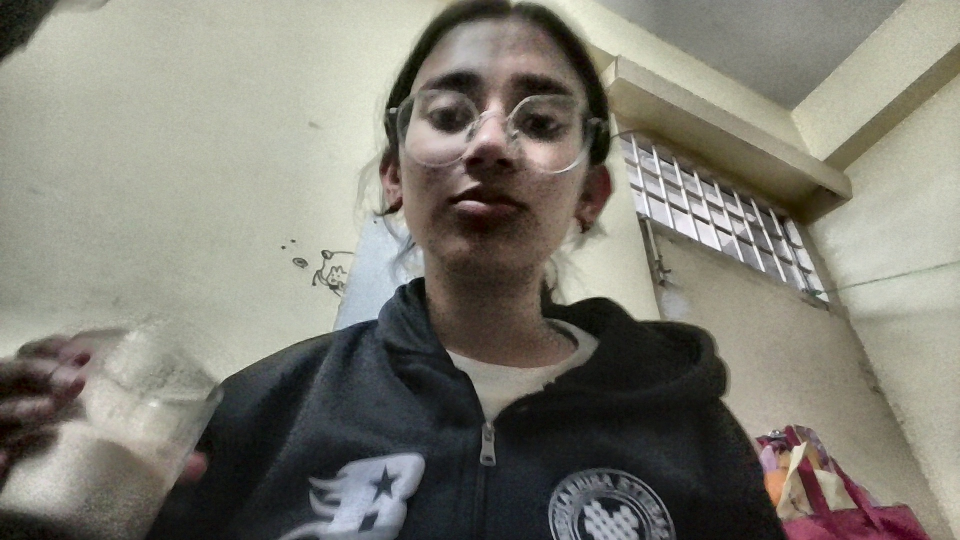
#> input picture backend/face-service/dataset/12412082@nitkkr.ac.in/1.jpg, 1920 x 1080 px (shown at 1/2 size)
$ python -i face_auth.py   (imports and definitions only)
#> lines starting #> are read from the running program, lines starting #| are printed output that depends on the picture
import base64
import cv2
import numpy as np
import requests
from deepface import DeepFace
from PIL import Image
from io import BytesIO
import urllib.parse

# [1 line not run here, left out]

# Warmup model (important for speed)
# [5 lines that did not run here, left out]

# [1 line not run here, left out]

def base64_to_image(image_base64):
    if "," in image_base64:
        image_base64 = image_base64.split(",")[1]

    img_bytes = base64.b64decode(image_base64)
    img_array = np.frombuffer(img_bytes, dtype=np.uint8)

    frame = cv2.imdecode(img_array, cv2.IMREAD_COLOR)

    if frame is None:
        raise ValueError("Live image decoding failed")

    frame = cv2.resize(frame, (640, 480))

    # Ensure 3 channels
    if len(frame.shape) == 3 and frame.shape[2] == 4:
        frame = cv2.cvtColor(frame, cv2.COLOR_BGRA2BGR)

    return frame


# ============================
# URL → OpenCV image
# ============================
# [49 lines left out: functions url_to_image, verify_face_from_base64, not called in this run]

>>> import cv2
>>> picture = cv2.imread('dataset/12412082@nitkkr.ac.in/1.jpg', cv2.IMREAD_GRAYSCALE)
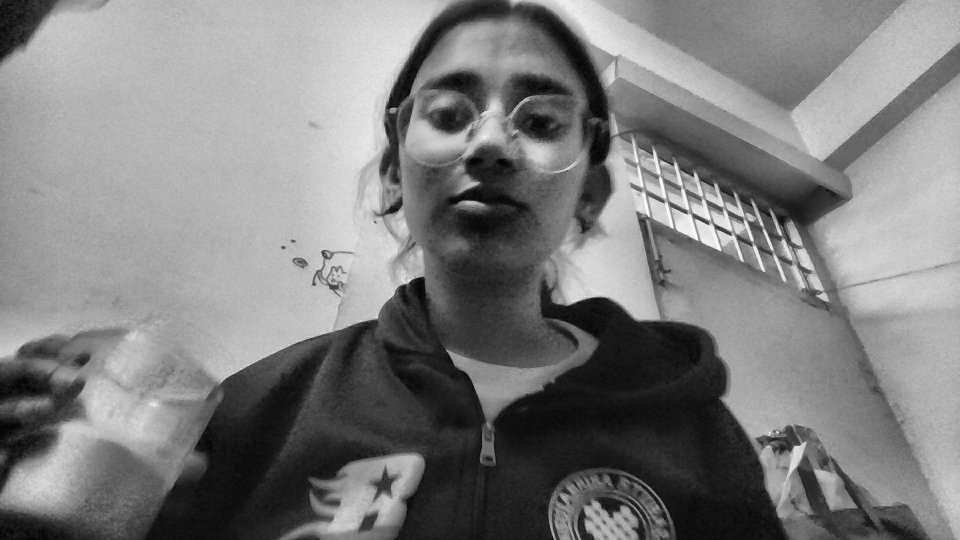
#> picture: shape (1080, 1920) (shown at 1/2 size); min 0, max 255, mean 125.7
>>> result = base64_to_image(picture)
#> in base64_to_image, `img_array = np.frombuffer(img_bytes, dtype=np.uint8)`: img_array = 170 values, max 253 at index 1, min 0 at index 52, mean 142.5
#> (the run stopped early here; a loop or call above may not have finished)

$ run again, on backend/face-service/dataset/12412082@nitkkr.ac.in/10.jpg
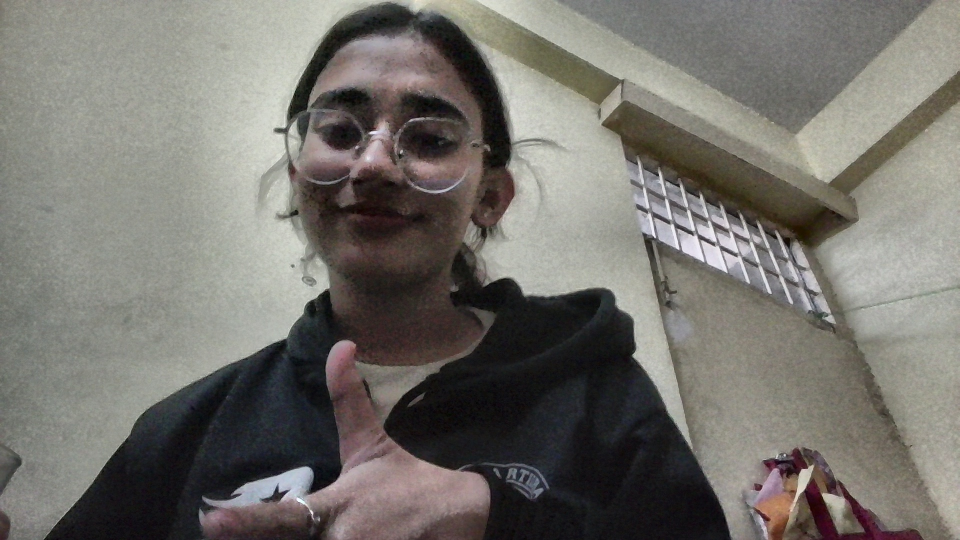
#> input picture backend/face-service/dataset/12412082@nitkkr.ac.in/10.jpg, 1920 x 1080 px (shown at 1/2 size)
#> `picture = cv2.imread('dataset/12412082@nitkkr.ac.in/1.jpg', cv2.IMREAD..`:
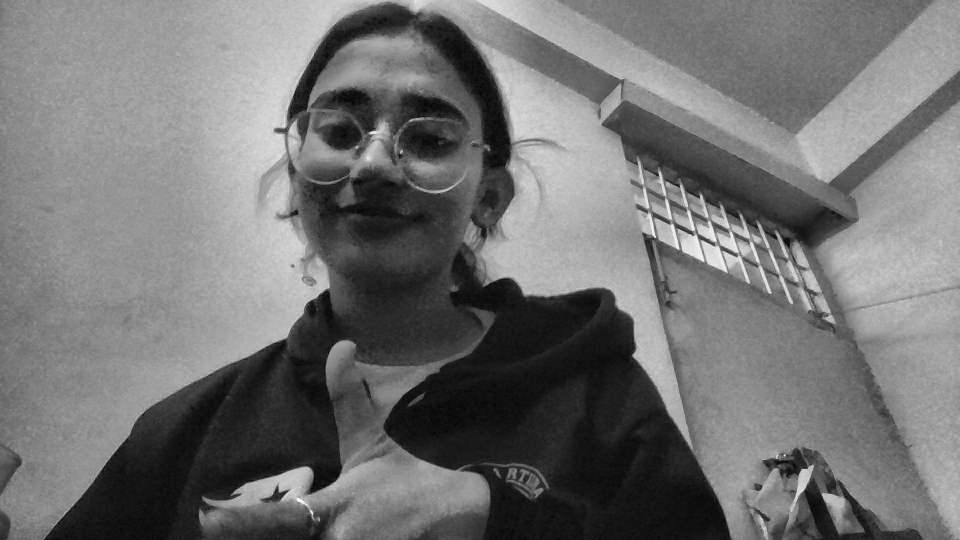
#> picture: shape (1080, 1920) (shown at 1/2 size); min 0, max 254, mean 113.9
#> img_array = 5465 values, max 252 at index 31, min 0 at index 4613, mean 148.3

$ run again, on backend/face-service/dataset/12412082@nitkkr.ac.in/2.jpg
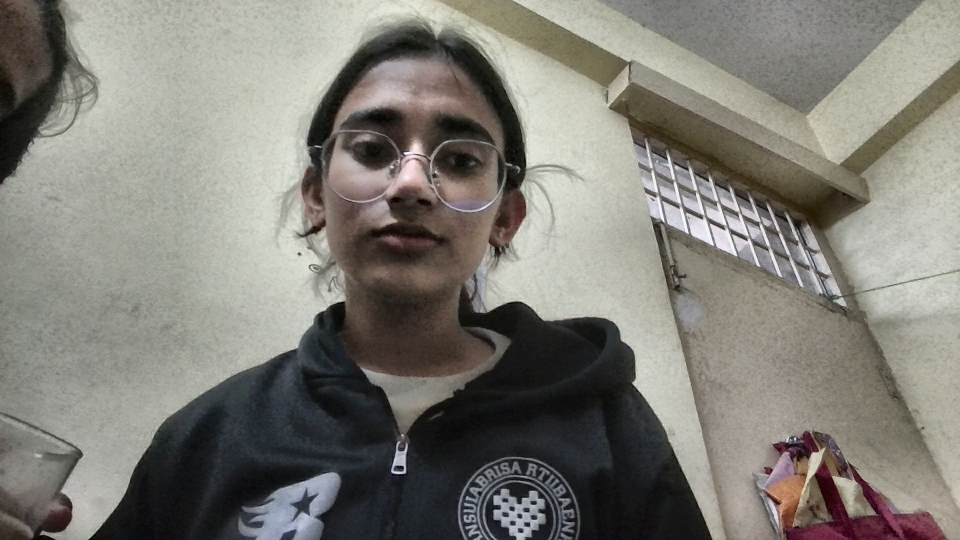
#> input picture backend/face-service/dataset/12412082@nitkkr.ac.in/2.jpg, 1920 x 1080 px (shown at 1/2 size)
#> `picture = cv2.imread('dataset/12412082@nitkkr.ac.in/1.jpg', cv2.IMREAD..`:
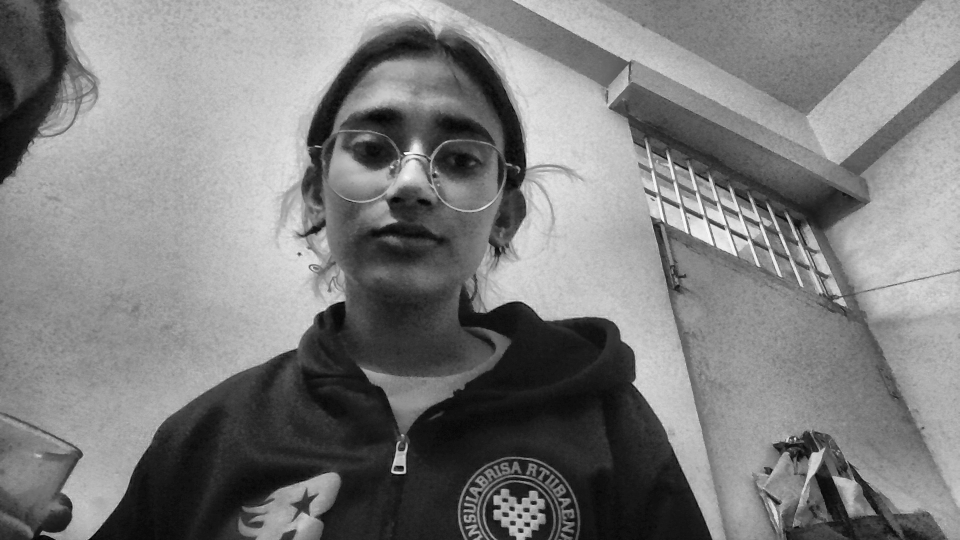
#> picture: shape (1080, 1920) (shown at 1/2 size); min 0, max 255, mean 125.3
#> img_array = 1004 values, max 254 at index 295, min 0 at index 249, mean 142
